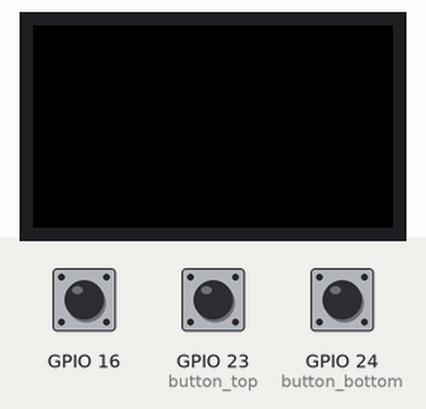
This program was run on a simulated Raspberry Pi (BCM pin numbers). Shown: 240×135 colour display. Inputs (shaded band) come from the test bench; at power-on: GPIO 16 HIGH, GPIO 23 (button_top) LOW, GPIO 24 (button_bottom) HIGH. The clock reads 2024-03-15 10:24:30 at power-on unless the program sets it.

Above: at 1.2 s.
1.3 s: GPIO 16 pulled LOW for 3.2 s
At 4.7 s:
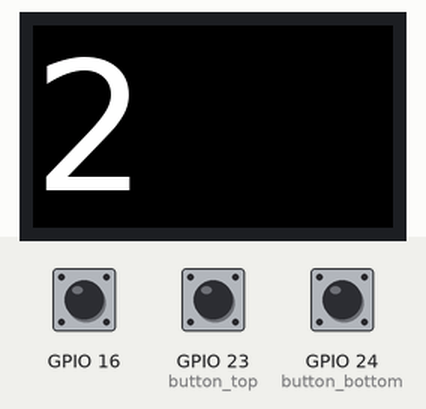
7.4 s: GPIO 16 pulled LOW for 0.15 s
At 12.0 s:
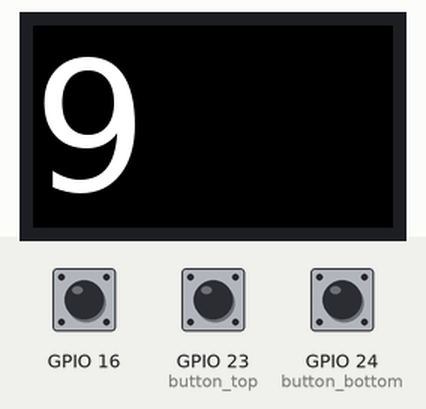
14.5 s: GPIO 16 pulled LOW for 1 s
At 20.1 s:
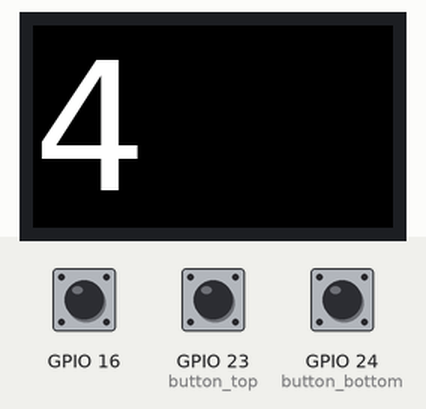
Timing chart, 0 to 21.6 s (numbered marks = the images above; inputs shaded):
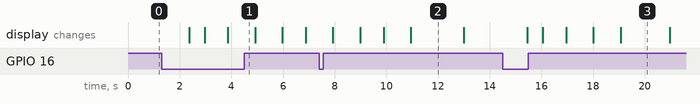

The program:

temp_display.py
```python
# -*- coding: utf-8 -*-

import RPi.GPIO as GPIO
import time
import digitalio
import board
import serial
from PIL import Image, ImageDraw, ImageFont
import adafruit_rgb_display.st7789 as st7789


##### Boilerplate code from Adafruit #####
# https://github.com/adafruit/Adafruit_CircuitPython_RGB_Display/

# Configuration for CS and DC pins (these are FeatherWing defaults on M0/M4):
cs_pin = digitalio.DigitalInOut(board.CE0)
dc_pin = digitalio.DigitalInOut(board.D25)
reset_pin = None

# Config for display baudrate (default max is 24mhz):
BAUDRATE = 64000000

# Setup SPI bus using hardware SPI:
spi = board.SPI()

# Create the ST7789 display:
disp = st7789.ST7789(
    spi,
    cs=cs_pin,
    dc=dc_pin,
    rst=reset_pin,
    baudrate=BAUDRATE,
    width=135,
    height=240,
    x_offset=53,
    y_offset=40,
)

# Create blank image for drawing.
# Make sure to create image with mode 'RGB' for full color.
height = disp.width  # we swap height/width to rotate it to landscape!
width = disp.height
image = Image.new("RGB", (width, height))
rotation = 90

# Get drawing object to draw on image.
draw = ImageDraw.Draw(image)

# Draw a black filled box to clear the image.
draw.rectangle((0, 0, width, height), outline=0, fill=(0, 0, 0))
disp.image(image, rotation)
# Draw some shapes.
# First define some constants to allow easy resizing of shapes.
padding = -2
top = padding
bottom = height - padding
# Move left to right keeping track of the current x position for drawing shapes.
x = 0


# Alternatively load a TTF font.  Make sure the .ttf font file is in the
# same directory as the python script!
# Some other nice fonts to try: http://www.dafont.com/bitmap.php
font = ImageFont.truetype("/usr/share/fonts/truetype/dejavu/DejaVuSans.ttf", 18)

# Turn on the backlight
backlight = digitalio.DigitalInOut(board.D22)
backlight.switch_to_output()
backlight.value = True

##### End Boilerplate code from Adafruit #####

# Button usage
button_top = digitalio.DigitalInOut(board.D23)
button_bottom = digitalio.DigitalInOut(board.D24)
button_top.switch_to_input()
button_bottom.switch_to_input()

is_timer_mode = False
timer_started = False
time_elapsed = 0
start_time = time.time()
stop_time = time.time()


usb_serial = serial.Serial('/dev/ttyUSB0', 9600, timeout=1)

# Reed Sensor is pulsing. so only if all values are the same means it's closed
# reed_sensor = digitalio.DigitalInOut(board.D16)
# reed_sensor.switch_to_input()
GPIO.setmode(GPIO.BCM)
GPIO.setup(16, GPIO.IN, pull_up_down = GPIO.PUD_UP)
last_reed_vals = [1 for _ in range(30)]
is_lever_mode = False

def update_sensor(val):
    global last_reed_vals
    last_reed_vals.append(int(val))
    last_reed_vals = last_reed_vals[1:31]

# Change this to True to see Fahrenheit values
is_fahrenheit = False

def convert_to_fahrenheit(val):
    return round((val * 9/5) + 32, 2)

def temperature_to_string(val):
    return "{}° F".format(convert_to_fahrenheit(val)) if is_fahrenheit else "{}° C".format(val)


def draw_stats():
    """
    C1.23 - (C)offee or (V)apor, 1.23 Version
    124 - Current steam temperature in Celsius.
    126 - Target steam temperature in Celsius.
    096 - Current heat exchanger temperature in Celsius.
    0000 - If the machine is fast heating then this will count down until it goes to normal heating mode.
    0 - Heating Element 0 = off, 1 = on.
    """
    # read_vals = "C1.23,124,126,095,1337,0"
    read_vals = usb_serial.readline().decode('UTF-8').rstrip()
    try:
        individual_vals = read_vals.split(',')
        mode = individual_vals[0][0]
        current_steam_temp = int(individual_vals[1])
        target_steam_temp = int(individual_vals[2])
        current_hx_temp = int(individual_vals[3])
        fast_heating_time_left = int(individual_vals[4])
        is_heating_element_on = int(individual_vals[5])

        line_1 = "{} Mode".format("Espresso" if mode == 'C' else "Steam")
        line_2 = "Heating Element is {}".format("On" if is_heating_element_on else "Off")
        line_3 = "Tgt Steam Temp: {}".format(temperature_to_string(target_steam_temp))
        line_4 = "Cur Steam Temp: {}".format(temperature_to_string(current_steam_temp))
        line_5 = "Cur HX Temp: {}".format(temperature_to_string(current_hx_temp))
        line_6 = "Fast Heating: {} sec".format(fast_heating_time_left) if fast_heating_time_left else ""
    except IndexError:
        line_1 = ""
        line_2 = ""
        line_3 = ""
        line_4 = ""
        line_5 = ""
        line_6 = ""

    y = top
    draw.text((x, y), line_1, font=font, fill="#FFFFFF")
    y += font.getsize(line_1)[1]
    draw.text((x, y), line_2, font=font, fill="#FFFFFF")
    y += font.getsize(line_2)[1]
    draw.text((x, y), line_3, font=font, fill="#FFFFFF")
    y += font.getsize(line_3)[1]
    draw.text((x, y), line_4, font=font, fill="#FFFFFF")
    y += font.getsize(line_4)[1]
    draw.text((x, y), line_5, font=font, fill="#FFFFFF")
    y += font.getsize(line_5)[1]
    draw.text((x, y), line_6, font=font, fill="#FFFFFF")

def draw_timer():
    # lol global variables
    global time_elapsed
    global stop_time
    if timer_started:
        stop_time = time.time()
        time_elapsed = stop_time - start_time
    y = top
    draw.text((x, y), str(int(round(time_elapsed, 0))), font=font, fill="#FFFFFF")


while True:
    # Draw a black filled box to clear the image.
    draw.rectangle((0, 0, width, height), outline=0, fill=0)
    update_sensor(GPIO.input(16))
    if sum(last_reed_vals) != 30:
        if not is_lever_mode:
            is_timer_mode = True
            is_lever_mode = True
            start_time = time.time()
            timer_started = True

    else:
        if is_lever_mode:
            is_lever_mode = False
            is_timer_mode = False
            timer_started = False
            time_elapsed = 0

        if not button_bottom.value and button_top.value: # reverse logic, bottom button pressed
            if is_timer_mode:
                time_elapsed = 0
                is_timer_mode = False
            else:
                is_timer_mode = True

        elif button_bottom.value and not button_top.value and is_timer_mode:
            if timer_started:
                timer_started = False
            else:
                start_time = time.time()
                timer_started = True


    if is_timer_mode:
        font = ImageFont.truetype("/usr/share/fonts/truetype/dejavu/DejaVuSans.ttf", 120)
        draw_timer()
    else:
        font = ImageFont.truetype("/usr/share/fonts/truetype/dejavu/DejaVuSans.ttf", 18)
        draw_stats()

    # Display image.
    disp.image(image, rotation)
    time.sleep(0.1)
```

Measured:
- after the input at 1.3 s, the display: first changes after 1.1 s (image 1 shows a later state)
- after the input at 14.5 s, the display: first changes after 0.95 s (image 3 shows a later state)
- what the display in image 2 shows lasts 2.1 s, from 10.9 s to 13.0 s
